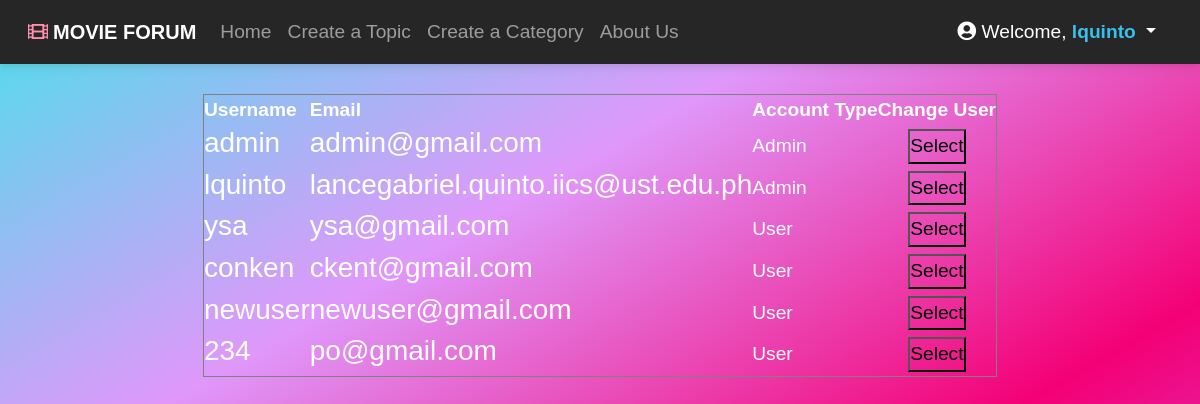
Page /adminpage.php (signed in) on the committed database.
### tables this page shows
CREATE TABLE `users` (
  `userID` int(7) NOT NULL,
  `username` varchar(100) NOT NULL,
  `email` varchar(100) NOT NULL,
  `password` varchar(100) NOT NULL,
  `usertype` int(1) NOT NULL
);

### adminpage.php (the view, shortened to what this page needs)
<?php
  include 'header.php'
?>
<!DOCTYPE html>
<html>
<head>
	<link rel="stylesheet" type="text/css" href="css/style.css">
</head>
<body>
<div >
<?php
    $db = new mysqli('localhost', 'root', '', 'movieforumdb');
    $sql = "SELECT * FROM users";
    $result = $db->query($sql);
if(!$result)
{
    echo 'The categories could not be displayed, please try again later.';
}
else
{
    if($_SERVER['REQUEST_METHOD'] != 'POST')
    {
        if(mysqli_num_rows($result) == 0)
        {
            echo 'No users.';
        }
        else
        {
            echo "<br>";
            echo '<center> <table border="1" > </center>
                  <tr>
                    <th>Username</th>
                    <th>Email</th>
                    <th>Account Type</th>
                    <th>Change User</th>
                  </tr>';
                while($row = mysqli_fetch_assoc($result) )
                   {
                    echo '<form method="POST" action="adminpage.php?id =">';
                    echo '<tr>';
                        echo '<td class="leftpart">';
                            echo '<h3><a name = "username">' . $row['username'] . '</a></h3>' ;
                         echo '<td class="rightpart">';
                         echo '<h3><a name = "email">' . $row['email'] . '</a></h3>' ;
                        echo '</td>';
                        echo '<td class="leftpart">';
                            if($row['usertype'] == 1)
                            {
                                echo 'Admin ' ;
                            }
                            else
                            {
                                echo 'User' ;
                            }
                            echo '<td class="rightpart">';
                            echo "<center> <button type='submit' name= 'type' value= ". $row['userID']. " /> Select </button></center>";
                           echo '</td>';
                    echo '</tr>';
                }
                echo "</form>";
            }
    }
    }
?>
</div>
</body>
</html>

### header.php (shortened to what this page needs)
<!DOCTYPE html>
<html lang="en">
<head>
  <link rel="stylesheet" href="https://stackpath.bootstrapcdn.com/bootstrap/4.3.1/css/bootstrap.min.css">
  <link rel="stylesheet" href="mdb-bootstrap-3.10.1/css/mdb.min.css" />
  <link rel="stylesheet" href="https://use.fontawesome.com/releases/v5.15.2/css/all.css" />
  <link rel="stylesheet" href="css/navbar-header.css">
</head>
<body>
  <nav class="navbar navbar-expand-lg navbar-dark bg-dark">
    <div class="container-fluid">
      <div class="collapse navbar-collapse" id="navbarSupportedContent">
        <span class="navbar-brand mb-0 h1">
          <i class="fas fa-film" style="padding-right: 5px; color: #FF8FAB;"></i>
          <strong>MOVIE FORUM</strong>
        </span>
        <ul class="navbar-nav me-auto mb-2 mb-lg-0">
          <li class="nav-item">
            <a class="nav-link" href="/movieforum/index.php">Home</a>
          </li>
          <li class="nav-item">
            <a class="nav-link" href="/movieforum/create_topic.php">Create a Topic</a>
          </li>
          <li class="nav-item">
            <a class="nav-link" href="/movieforum/create_cat.php">Create a Category</a>
          </li>
          <li class="nav-item">
            <a class="nav-link" href="/movieforum/about_us.php">About Us</a>
          </li>
        </ul>
      </div>
      <div class="d-flex align-items-center">
        <a class="text-reset me-3 dropdown-toggle" href="" id="navbarDropdownMenuLink" role="button" data-mdb-toggle="dropdown" aria-expanded="false">
          <i class="fas fa-user-circle"></i>
          Welcome, <strong style="color: #39C0ED;"><?php echo $_SESSION['username']; ?></strong>
        </a>
      </div>
    </div>
  </nav>
</body>
</html>

### css/style.css (style rules this page uses)
* { margin: 0px; padding: 0px; }
body { font-size: 120%; background: linear-gradient(-30deg, #CB5EEE, #F40076, #DF98FA, #4BE1EC) !important; background-size: 180% 180%; height: 100vh; font-family: Arial, Helvetica, sans-serif; color:white; }
form, .content { width: 30%; margin: 0px auto; padding: 20px; border: 1px solid #B0C4DE; background: white; border-radius: 0px 0px 10px 10px; }

### adminpage.php (style rules this page uses)
* { margin: 0; padding: 0; outline: 0; font-size: 100%; vertical-align: baseline; background: transparent; font-family: Arial, Helvetica, sans-serif; }

### rows in the picture
users: username "admin", email "admin@gmail.com", usertype "Admin", $row['userID'] 1 (drawn)
users: username "lquinto", email "lancegabriel.quinto.iics@ust.edu.ph", usertype "Admin", $row['userID'] 2 (drawn)
users: username "ysa", email "ysa@gmail.com", usertype "User", $row['userID'] 3 (drawn)
users: username "conken", email "ckent@gmail.com", usertype "User", $row['userID'] 5 (drawn)
users: username "newuser", email "newuser@gmail.com", usertype "User", $row['userID'] 6 (drawn)
users: username "234", email "po@gmail.com", usertype "User", $row['userID'] 7 (drawn)

### other values in the picture
$_SESSION['username'] "lquinto"
